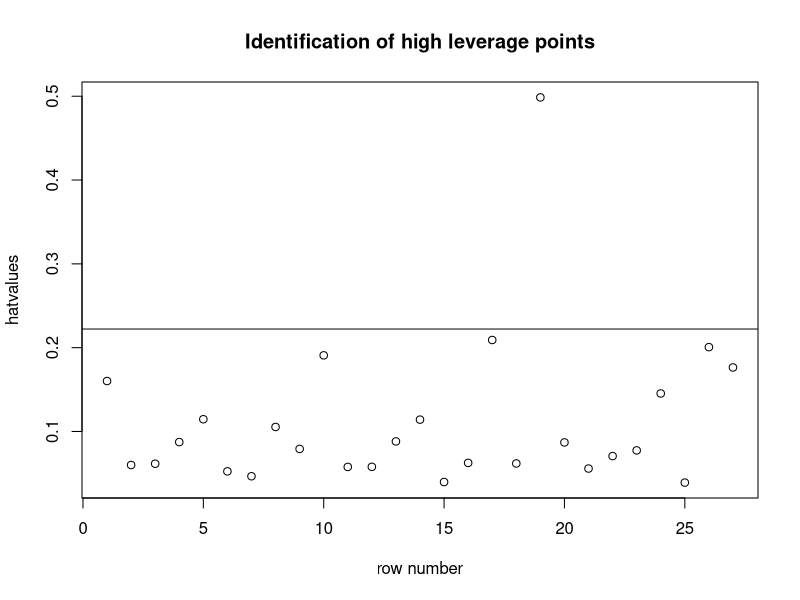
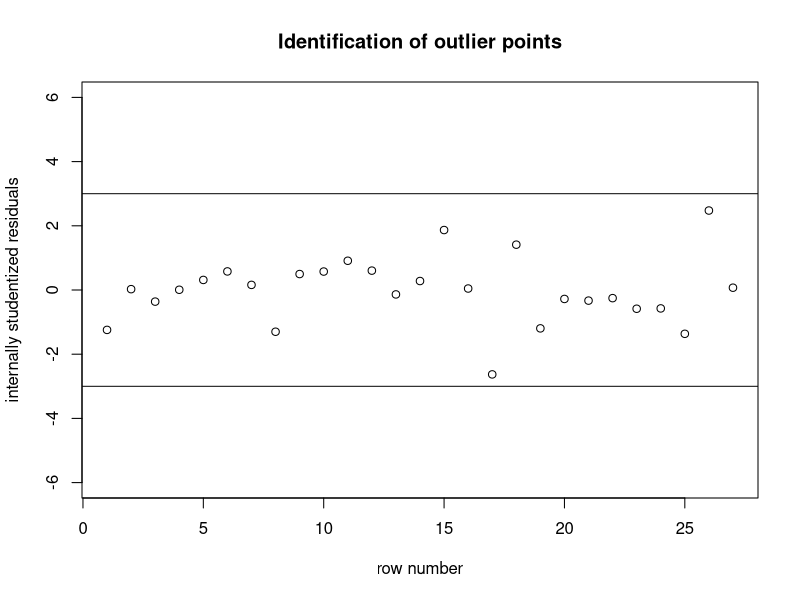
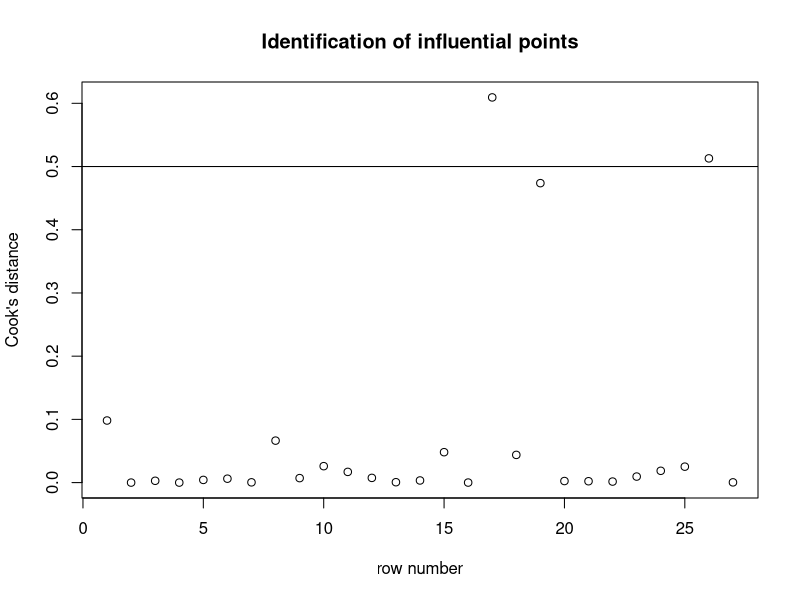
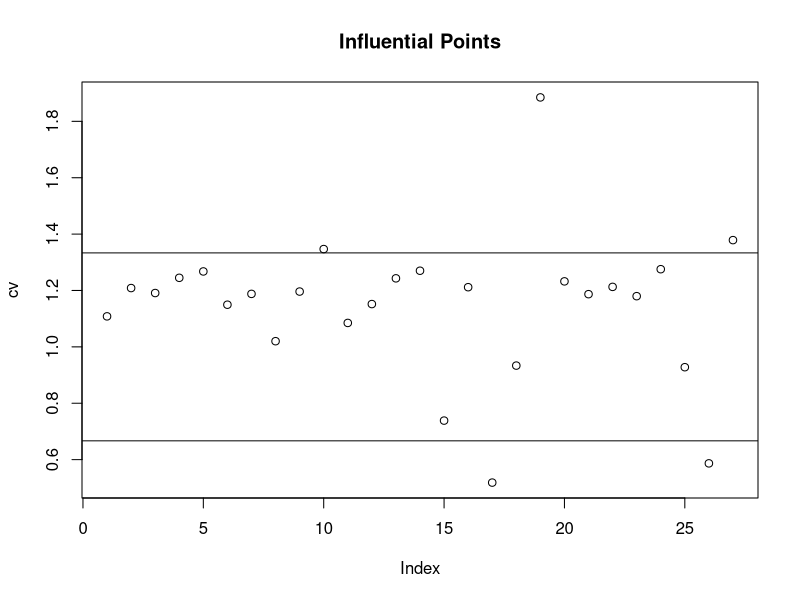
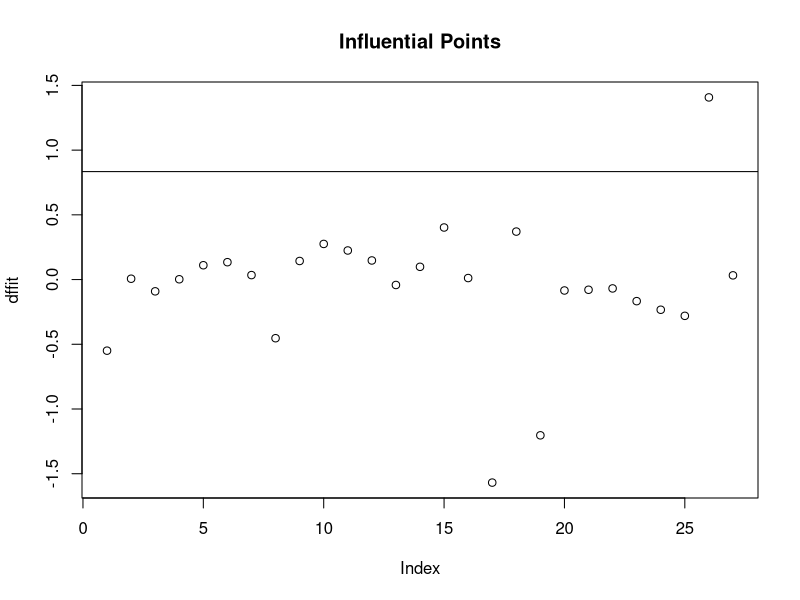

Reproduce these figures in R, in order.
## ---- chunk 1
knitr::opts_chunk$set(echo = TRUE)
## ---- chunk 2
`chemical.(2)` <- read.csv("./chemical.csv")
#Dat = read.csv("C:/Users/Brad/Desktop/Stat 4020/chemical.csv")
Dat <- `chemical.(2)`
## ---- chunk 3
mlr <- lm(y ~ x6+x7, data = Dat)
summary(mlr)
## ---- chunk 4
k=2
n=27
hv <- hatvalues(mlr)
which(hv > (2*(k+1)/n))
row_num <- c(1:27)
plot(row_num, hv, xlab = "row number",
     ylab = "hatvalues", 
     main = "Identification of high leverage points")
abline(h = (2*(k+1)/n))
## ---- chunk 5
r1 <- rstandard(mlr)
which(abs(r1) > 3)
row_num <- c(1:27)
plot(c(1,27), c(-6, 6), xlab = "row number",
     ylab = "internally studentized residuals", 
     main = "Identification of outlier points",
     type = "n")
points(row_num, r1)
abline(h = 3)
abline(h = -3)
## ---- chunk 6
cd <- cooks.distance(mlr) 
which(cd > 0.5)
row_num <- c(1:27)
plot(row_num, cd, xlab = "row number",
     ylab = "Cook's distance", 
     main = "Identification of influential points")
abline(h = 0.5)
## ---- chunk 7
cv = covratio(mlr)
plot(cv, main="Influential Points")

h0 = 1 + 3*(k+1)/n
h1 = 1 - 3*(k+1)/n
which(cv > h0)
which(cv < h1)
abline(h=h0)
abline(h=h1)
## ---- chunk 8
dffit = dffits(mlr)
h2 = 2*sqrt((k+2)/(n-k-2))
which(dffit > h2)
plot(dffit, main="Influential Points")
abline(h=h2)
